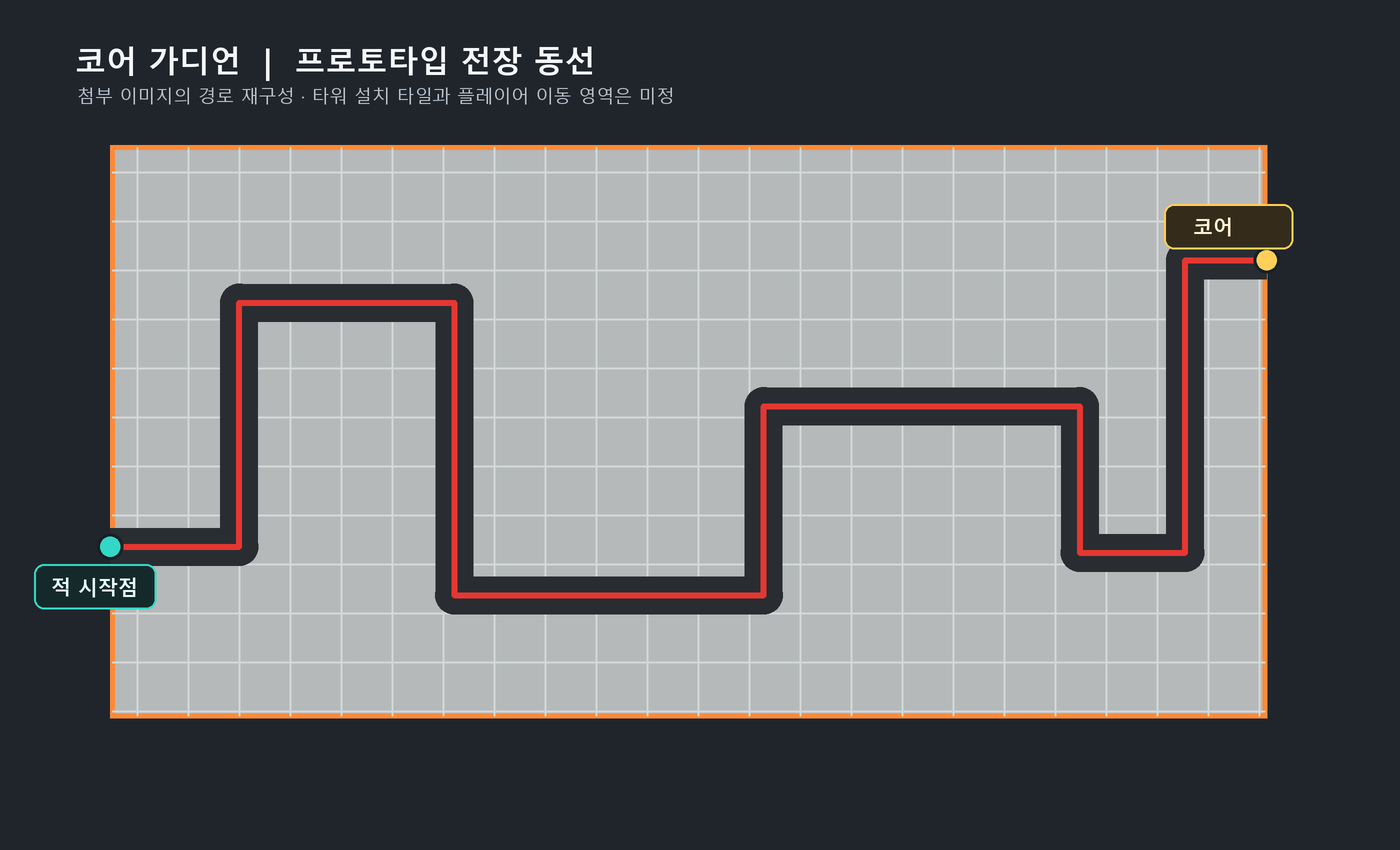

Here is the Python script that generated this plot:
from PIL import Image, ImageDraw, ImageFont


S = 2
W, H = 1400, 850
image = Image.new("RGB", (W * S, H * S), "#20252c")
draw = ImageDraw.Draw(image)


def box(x0, y0, x1, y1, fill, outline=None, width=1, radius=0):
    xy = (x0 * S, y0 * S, x1 * S, y1 * S)
    if radius:
        draw.rounded_rectangle(xy, radius * S, fill=fill, outline=outline, width=width * S)
    else:
        draw.rectangle(xy, fill=fill, outline=outline, width=width * S)


font_path = r"C:\Windows\Fonts\malgun.ttf"
bold_path = r"C:\Windows\Fonts\malgunbd.ttf"
title_font = ImageFont.truetype(bold_path, 31 * S)
sub_font = ImageFont.truetype(font_path, 18 * S)
label_font = ImageFont.truetype(bold_path, 20 * S)

draw.text((75 * S, 39 * S), "코어 가디언  |  프로토타입 전장 동선", font=title_font, fill="#f5f7fa")
draw.text((77 * S, 83 * S), "첨부 이미지의 경로 재구성 · 타워 설치 타일과 플레이어 이동 영역은 미정", font=sub_font, fill="#b6c0ca")

# Orange rectangle is the battlefield boundary. The fine grid only echoes the
# reference's gray floor tiles; it does not mark buildable or walkable cells.
box(110, 145, 1267, 718, "#b5b9ba", outline="#ff8a37", width=5)
for x in range(137, 1267, 51):
    draw.line([(x * S, 147 * S), (x * S, 716 * S)], fill="#d4d7d6", width=2 * S)
for y in range(172, 718, 49):
    draw.line([(112 * S, y * S), (1265 * S, y * S)], fill="#d4d7d6", width=2 * S)

# Coordinates trace the eleven straight sections visible in the attachment.
original = [
    (52, 264), (112, 264), (112, 139), (212, 139),
    (212, 289), (356, 289), (356, 192), (503, 192),
    (503, 267), (552, 267), (552, 117), (590, 117),
]
points = [((110 + (x - 52) * 2.15) * S, (145 + (y - 58) * 1.95) * S) for x, y in original]
draw.line(points, fill="#292d31", width=38 * S, joint="curve")
for x, y in points[1:-1]:
    r = 19 * S
    draw.ellipse((x-r, y-r, x+r, y+r), fill="#292d31")
draw.line(points, fill="#e53732", width=6 * S, joint="curve")

# Endpoint markers sit on the path and identify only facts confirmed by the user.
sx, sy = points[0]
ex, ey = points[-1]
for x, y, color in [(sx, sy, "#34d7c7"), (ex, ey, "#ffcf59")]:
    r = 13 * S
    draw.ellipse((x-r, y-r, x+r, y+r), fill=color, outline="#172026", width=3 * S)

box(34, 564, 156, 609, "#15292b", outline="#34d7c7", width=2, radius=10)
draw.text((51 * S, 573 * S), "적 시작점", font=label_font, fill="#e5fffa")
box(1164, 204, 1293, 249, "#352b1b", outline="#ffcf59", width=2, radius=10)
draw.text((1193 * S, 213 * S), "코어", font=label_font, fill="#fff4d5")

image = image.resize((W, H), Image.Resampling.LANCZOS)
image.save("core_guardian_route.png")
